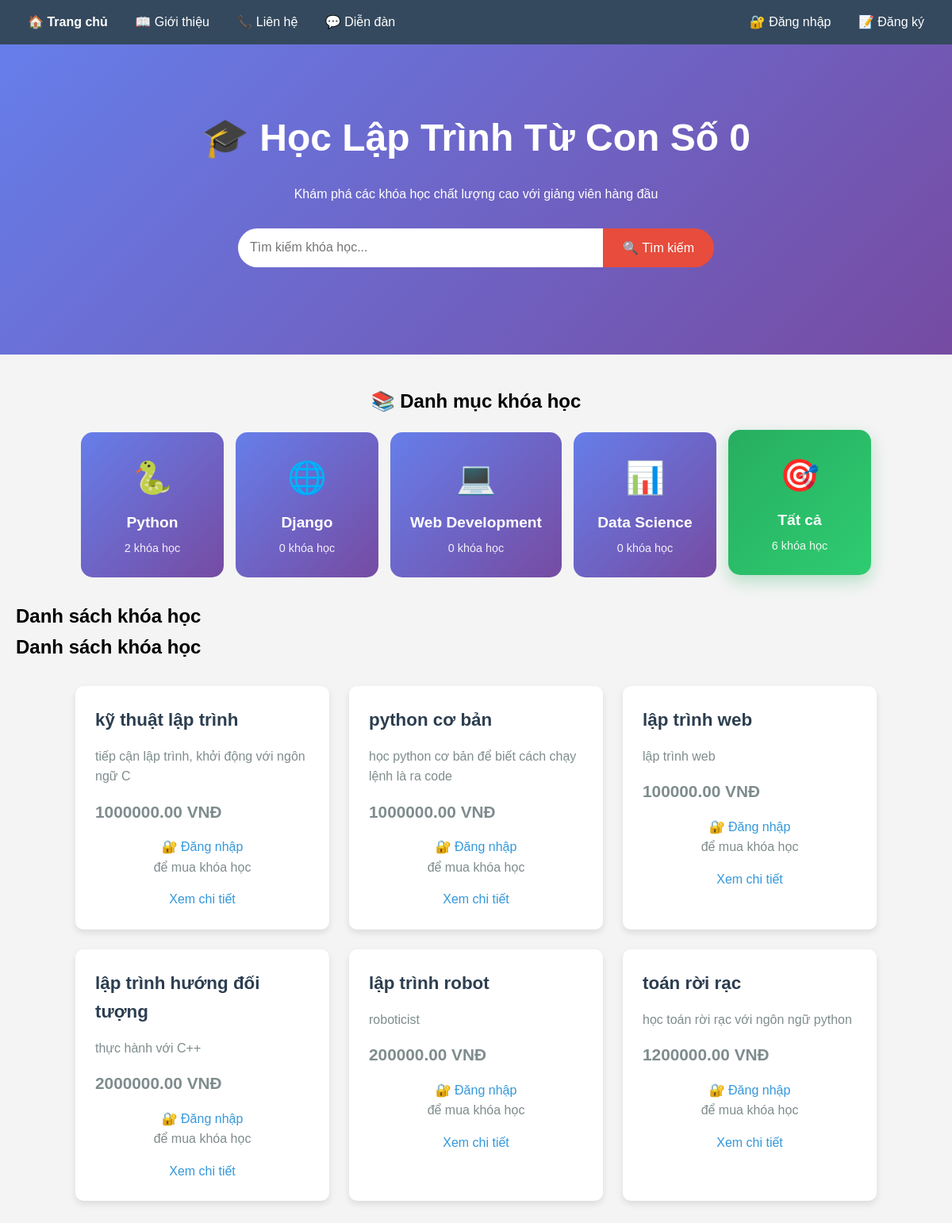
The page / on the database its author committed.
### courses/models.py (models this page shows, shortened)
class Course(models.Model):
    title = models.CharField(max_length=200, verbose_name="Tên khóa học")
    description = models.TextField(verbose_name="Mô tả")
    price = models.DecimalField(max_digits=10, decimal_places=2, verbose_name="Giá")
    created_at = models.DateTimeField(auto_now_add=True, verbose_name="Ngày tạo")
    CATEGORY_CHOICES = [
        ('python', 'Python'),
        ('django', 'Django'),
        ('web', 'Web Development'),
        ('data', 'Data Science'),
        ('other', 'Khác'),
    ]
    category = models.CharField(
        max_length=20,
        choices=CATEGORY_CHOICES,
        default='other',
        verbose_name="Danh mục"
    )

### courses/views.py (the view)
# urls.py: path('', views.home, name='home'),
def home(request):
    category = request.GET.get('category', '')
    if category:
        courses = Course.objects.filter(category=category)
    else:
        courses = Course.objects.all()
    category_counts = {
        'all_count': Course.objects.count(),
        'python_count': Course.objects.filter(category='python').count(),
        'django_count': Course.objects.filter(category='django').count(),
        'web_count': Course.objects.filter(category='web').count(),
        'data_count': Course.objects.filter(category='data').count(),
    }
    course_categories = Course.CATEGORY_CHOICES
    return render(request, 'courses/course_list.html', {
        'courses': courses,
        'selected_category': category,
        'course_categories': course_categories,
        **category_counts  # Truyền tất cả counts vào template
    })

### courses/templates/courses/course_list.html (shortened to what this page needs)
{% extends 'courses/base.html' %}
{% block content %}
    <h2>Danh sách khóa học</h2>
    <h2>{% if selected_category %}Khóa học {{ selected_category }}{% else %}Danh sách khóa học{% endif %}</h2>
    <div class="course-list">
        {% for course in courses %}
        <div class="course-card">
            <h3>{{ course.title }}</h3>
            <p>{{ course.description|truncatewords:20 }}</p>
            <p class="price">{{ course.price }} VNĐ</p>
            {% if user.is_authenticated %}
                <div style="display: flex; gap: 10px; margin: 15px 0;">
                    <form action="/add-to-cart/{{ course.id }}/" method="post" style="flex: 1;">
                        {% csrf_token %}
                        <button type="submit" class="btn-add-cart">
                            🛒 Thêm vào giỏ
                        </button>
                    </form>
                    <form action="/checkout-direct/{{ course.id }}/" method="post" style="flex: 1;">
                        {% csrf_token %}
                        <button type="submit" style="
                            background: #e74c3c;
                            color: white;
                            border: none;
                            padding: 12px;
                            border-radius: 5px;
                            cursor: pointer;
                            width: 100%;
                            font-size: 1em;
                        ">
                            ⚡ Mua ngay
                        </button>
                    </form>
                </div>
            {% else %}
                <p style="text-align: center; margin-top: 15px;">
                    <a href="/accounts/login/" style="color: #3498db;">🔐 Đăng nhập</a> để mua khóa học
                </p>
            {% endif %}
            <a href="/course/{{ course.id }}/">Xem chi tiết</a>
        </div>
        {% empty %}
        <p>Chưa có khóa học nào.</p>
        {% endfor %}
    </div>
{% endblock %}

### courses/templates/courses/base.html (shortened to what this page needs)
<!DOCTYPE html>
<html lang="vi">
<head>
</head>
<body>
<nav>
    <div>
        <a href="/" style="font-weight: bold;">🏠 Trang chủ</a>
        <a href="/about/">📖 Giới thiệu</a>
        <a href="/contact/">📞 Liên hệ</a>
        <div class="nav-dropdown">
            <a href="/forum/" class="nav-link">💬 Diễn đàn</a>
        </div>
    </div>
    <div>
        {% if user.is_authenticated %}
            <span class="user-info">Xin chào, {{ user.username }}!</span>
            <a href="/accounts/logout/">🚪 Đăng xuất</a>
        {% else %}
            <a href="/accounts/login/">🔐 Đăng nhập</a>
            <a href="/accounts/signup/">📝 Đăng ký</a>
        {% endif %}
    </div>
</nav>
    <div class="hero-banner">
        <h1>🎓 Học Lập Trình Từ Con Số 0</h1>
        <p>Khám phá các khóa học chất lượng cao với giảng viên hàng đầu</p>
        <div class="search-bar">
            <form action="/search/" method="get">
                <input type="text" name="q" placeholder="Tìm kiếm khóa học...">
                <button type="submit">🔍 Tìm kiếm</button>
            </form>
        </div>
    </div>
<div class="categories-slider">
    <h2 style="text-align: center; margin: 40px 0 20px 0;">📚 Danh mục khóa học</h2>
    <div class="categories">
        <a href="/?category=python" class="category-card {% if selected_category == 'python' %}active{% endif %}">
            <span style="font-size: 2.5em;">🐍</span>
            <h3>Python</h3>
            <p>{{ python_count }} khóa học</p>
        </a>
        <a href="/?category=django" class="category-card {% if selected_category == 'django' %}active{% endif %}">
            <span style="font-size: 2.5em;">🌐</span>
            <h3>Django</h3>
            <p>{{ django_count }} khóa học</p>
        </a>
        <a href="/?category=web" class="category-card {% if selected_category == 'web' %}active{% endif %}">
            <span style="font-size: 2.5em;">💻</span>
            <h3>Web Development</h3>
            <p>{{ web_count }} khóa học</p>
        </a>
        <a href="/?category=data" class="category-card {% if selected_category == 'data' %}active{% endif %}">
            <span style="font-size: 2.5em;">📊</span>
            <h3>Data Science</h3>
            <p>{{ data_count }} khóa học</p>
        </a>
        <a href="/" class="category-card {% if not selected_category %}active{% endif %}">
            <span style="font-size: 2.5em;">🎯</span>
            <h3>Tất cả</h3>
            <p>{{ all_count }} khóa học</p>
        </a>
    </div>
</div>
    <div class="content">
        {% block content %}
        {% endblock %}
    </div>
</body>
</html>

### courses/templates/courses/base.html (style rules this page uses)
* { box-sizing: border-box; margin: 0; padding: 0; }
body { font-family: Arial, sans-serif; margin: 0; padding: 0; background-color: #f4f4f4; line-height: 1.6; }
nav { background: #34495e; padding: 15px 20px; color: white; display: flex; align-items: center; justify-content: space-between; flex-wrap: wrap; }
nav a { color: white; text-decoration: none; margin: 0 15px; font-weight: 500; }
.hero-banner { background: linear-gradient(135deg, #667eea 0%, #764ba2 100%); color: white; padding: 80px 20px; text-align: center; }
.hero-banner h1 { font-size: 3em; margin-bottom: 20px; }
.search-bar { margin: 30px auto; max-width: 600px; display: flex; justify-content: center; width: 100%; }
.search-bar form { display: flex; width: 100%; max-width: 600px; }
.search-bar input { padding: 15px; flex: 1; border: none; border-radius: 25px 0 0 25px; font-size: 16px; }
.search-bar button { padding: 15px 25px; background: #e74c3c; color: white; border: none; border-radius: 0 25px 25px 0; cursor: pointer; font-size: 16px; white-space: nowrap; }
.content { padding: 30px 20px; max-width: 1200px; margin: 0 auto; }
.course-list { display: flex; flex-wrap: wrap; gap: 25px; justify-content: center; margin: 30px 0; }
.course-card { background: white; border-radius: 10px; padding: 25px; width: 320px; box-shadow: 0 4px 8px rgba(0,0,0,0.1); transition: transform 0.3s ease, box-shadow 0.3s ease; }
.course-card h3 { color: #2c3e50; margin-top: 0; margin-bottom: 15px; font-size: 1.4em; }
.course-card p { color: #7f8c8d; margin-bottom: 15px; }
.price { color: #e74c3c; font-weight: bold; font-size: 1.3em; margin: 15px 0; }
.course-card a { display: block; text-align: center; color: #3498db; text-decoration: none; margin-top: 10px; }
.nav-dropdown { position: relative; display: inline-block; }
.nav-link { cursor: pointer; }
.categories { display: flex; justify-content: center; gap: 15px; flex-wrap: wrap; max-width: 1200px; margin: 0 auto; }
.category-card { background: linear-gradient(135deg, #667eea 0%, #764ba2 100%); color: white; padding: 25px; border-radius: 15px; text-align: center; min-width: 180px; transition: all 0.3s ease; text-decoration: none; display: block; }
.category-card.active { background: linear-gradient(135deg, #27ae60 0%, #2ecc71 100%); transform: translateY(-3px); box-shadow: 0 8px 20px rgba(39, 174, 96, 0.3); }
.category-card h3 { margin: 10px 0 5px 0; font-size: 1.2em; }
.category-card p { margin: 0; opacity: 0.9; font-size: 0.9em; }

### rows shown on the page
Course: title "kỹ thuật lập trình", description "tiếp cận lập trình, khởi động với ngôn ngữ C", price "1000000.00"
Course: title "python cơ bản", description "học python cơ bản để biết cách chạy lệnh là ra code", price "1000000.00"
Course: title "lập trình web", description "lập trình web", price "100000.00"
Course: title "lập trình hướng đối tượng", description "thực hành với C++", price "2000000.00"
Course: title "lập trình robot", description "roboticist", price "200000.00"
Course: title "toán rời rạc", description "học toán rời rạc với ngôn ngữ python", price "1200000.00"

### other values the page prints
{{ python_count }} "2"
{{ django_count }} "0"
{{ web_count }} "0"
{{ data_count }} "0"
{{ all_count }} "6"
